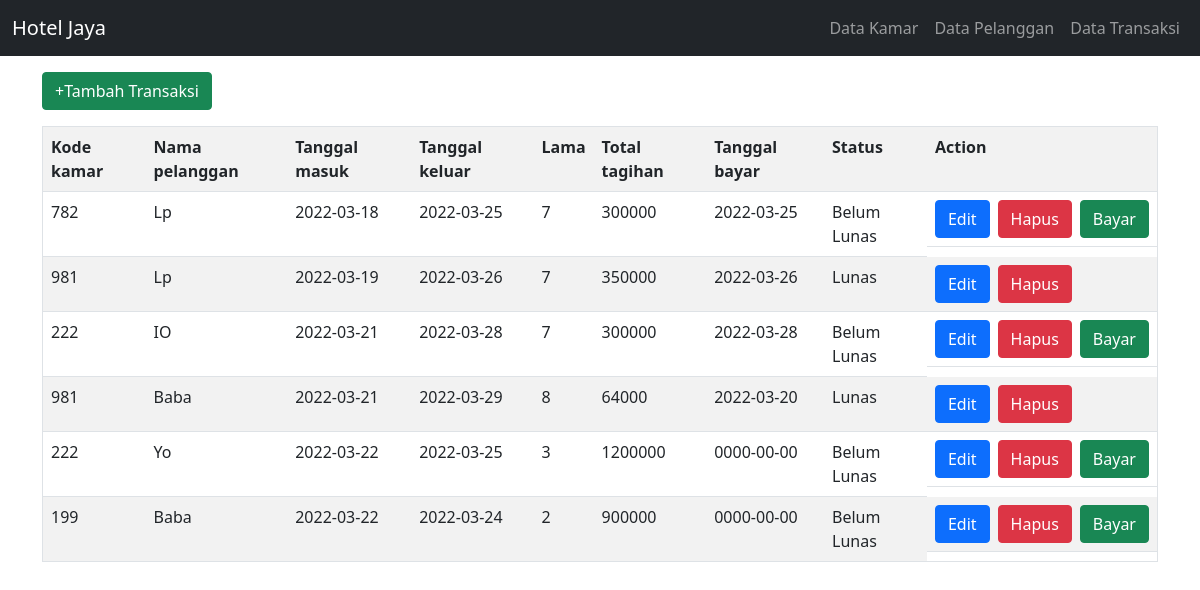
Page /transaksi/tampil.php on the committed database.
### tables this page shows
CREATE TABLE `tb_transaksi` (
  `id_trx` int(6) NOT NULL,
  `kd_kamar` int(3) NOT NULL,
  `id_pelanggan` int(4) NOT NULL,
  `tgl_masuk` date NOT NULL,
  `tgl_keluar` date NOT NULL,
  `lama` int(3) NOT NULL,
  `total_tagihan` int(10) NOT NULL,
  `tgl_bayar` date NOT NULL,
  `status` varchar(8) NOT NULL
);

CREATE TABLE `tb_kamar` (
  `kd_kamar` int(3) NOT NULL,
  `jenis` varchar(40) NOT NULL,
  `type` enum('single','double') NOT NULL,
  `tarif` int(8) NOT NULL,
  `jml` int(3) NOT NULL
);

CREATE TABLE `tb_pelanggan` (
  `id_pelanggan` int(4) NOT NULL,
  `nama` varchar(60) NOT NULL,
  `nik` varchar(15) NOT NULL,
  `jk` varchar(1) NOT NULL,
  `alamat` text NOT NULL,
  `telp` varchar(13) NOT NULL
);

### transaksi/tampil.php (the view, shortened to what this page needs)
<?php
include '../koneksi.php';
  $data = mysqli_query($konek, "SELECT * FROM tb_transaksi JOIN tb_kamar ON tb_kamar.kd_kamar = tb_transaksi.kd_kamar JOIN tb_pelanggan ON tb_pelanggan.id_pelanggan = tb_transaksi.id_pelanggan");
?>
<!DOCTYPE html>
<html lang="en">
<head>
    <link href="../css/bootstrap.min.css" rel="stylesheet">
</head>
<body>
    <div class="container">
    <a href="index.php" class="btn btn-success my-3">+Tambah Transaksi <br>
</a>
    <table border="1" width="900px" class="table table-striped table-hover">
    <tr>
            <th>Kode kamar</th>
            <th>Nama pelanggan</th>
            <th>Tanggal masuk</th>
            <th>Tanggal keluar</th>
            <th>Lama</th>
            <th>Total tagihan</th>
            <th>Tanggal bayar</th>
            <th>Status</th>
            <th>Action</th>
    </tr>
    <?php
            while ($tampil = mysqli_fetch_array($data)){
    ?>
    <td><?= $tampil['kd_kamar'];?></td>
    <td><?= $tampil['nama'];?></td>
    <td><?= $tampil['tgl_masuk'];?></td>
    <td><?= $tampil['tgl_keluar'];?></td>
    <td><?= $tampil['lama'];?></td>
    <td><?= $tampil['total_tagihan'];?></td>
    <td><?= $tampil['tgl_bayar'];?></td>
<?php
 if ($tampil['status']== 0){
     echo "<td>Belum Lunas</td>";
 }else{
     echo "<td>Lunas</td>";
 }
 ?>
    <td class="d-flex">
    <a href="edit.php?id_trx=<?= $tampil['id_trx'];?>" class="btn btn-primary">Edit </a>
    <a href="hapus.php?id_trx=<?= $tampil['id_trx'];?>" class="btn btn-danger mx-2">Hapus</a>
        <?php
         if($tampil['status'] != '1'){
            ?>
          <a href="bayar.php?id_trx= <?= $tampil['id_trx'];?>" class="btn btn-success">Bayar</a>
            <?php
         }
        ?>
   </td>
       <?php
            }
       ?>
    </table>
    </div>
</body>
</html>

### rows in the picture
tb_transaksi: kd_kamar.kd_kamar "782", id_pelanggan.nama "Lp", tgl_masuk "2022-03-18", tgl_keluar "2022-03-25", lama "7", total_tagihan "300000", tgl_bayar "2022-03-25", status "Belum Lunas"
tb_transaksi: kd_kamar.kd_kamar "981", id_pelanggan.nama "Lp", tgl_masuk "2022-03-19", tgl_keluar "2022-03-26", lama "7", total_tagihan "350000", tgl_bayar "2022-03-26", status "Lunas"
tb_transaksi: kd_kamar.kd_kamar "222", id_pelanggan.nama "IO", tgl_masuk "2022-03-21", tgl_keluar "2022-03-28", lama "7", total_tagihan "300000", tgl_bayar "2022-03-28", status "Belum Lunas"
tb_transaksi: kd_kamar.kd_kamar "981", id_pelanggan.nama "Baba", tgl_masuk "2022-03-21", tgl_keluar "2022-03-29", lama "8", total_tagihan "64000", tgl_bayar "2022-03-20", status "Lunas"
tb_transaksi: kd_kamar.kd_kamar "222", id_pelanggan.nama "Yo", tgl_masuk "2022-03-22", tgl_keluar "2022-03-25", lama "3", total_tagihan "1200000", tgl_bayar "0000-00-00", status "Belum Lunas"
tb_transaksi: kd_kamar.kd_kamar "199", id_pelanggan.nama "Baba", tgl_masuk "2022-03-22", tgl_keluar "2022-03-24", lama "2", total_tagihan "900000", tgl_bayar "0000-00-00", status "Belum Lunas"
